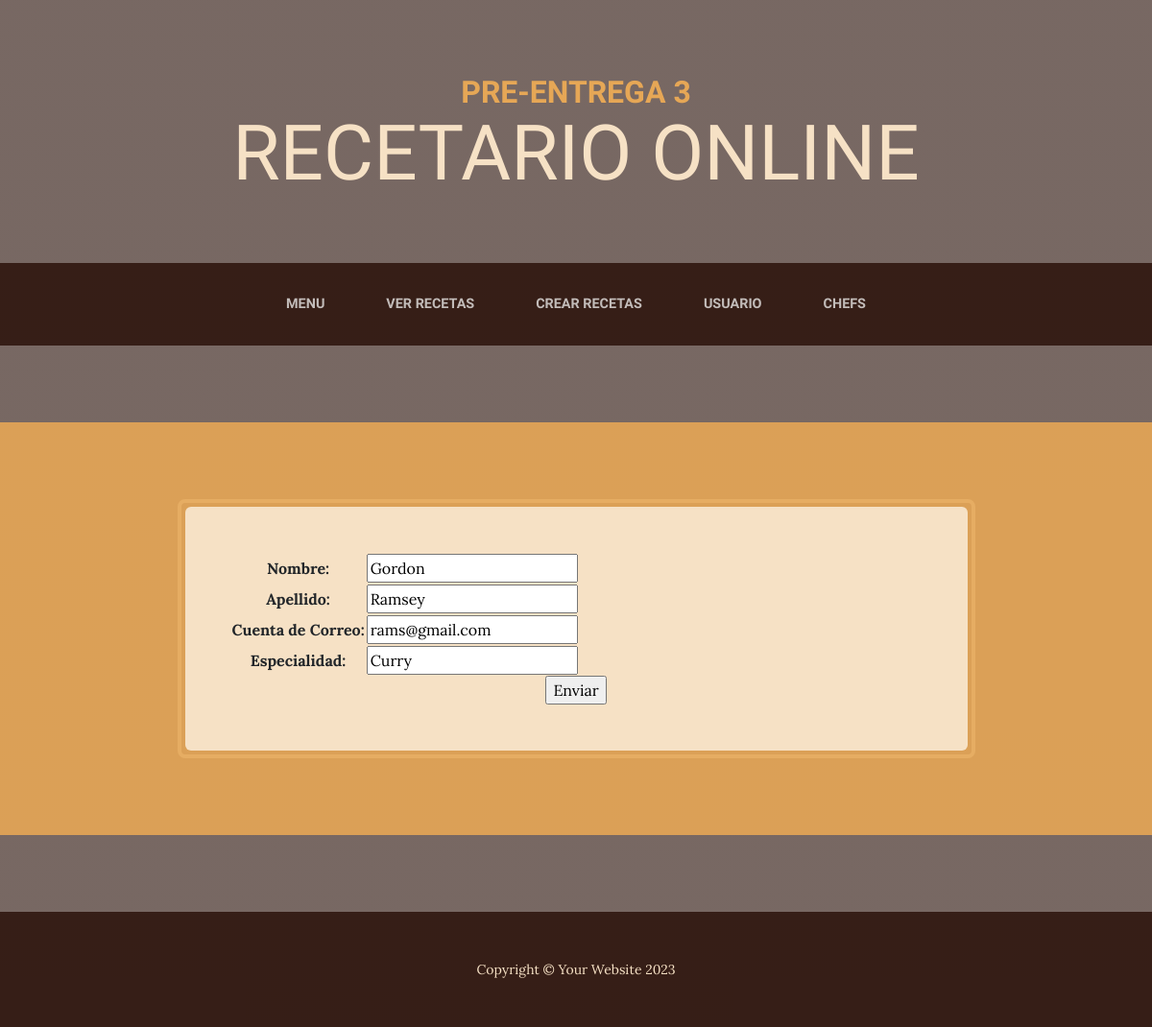
The page /aplicacion/chef_actualizar/3/ on the database its author committed.
### aplicacion/models.py (models this page shows, shortened)
class Chef(models.Model):
    nombre = models.CharField(max_length=50)
    apellido = models.CharField(max_length=50)
    email = models.EmailField()
    especialidad = models.CharField(max_length=50)
    class Meta:
        verbose_name = "Chef"
        verbose_name_plural = "Chefs"
        ordering = ['nombre']

### aplicacion/views.py (the view)
# urls.py: path('chef_actualizar/<id_chef>/', updateChef, name="chefActualizar"),
def updateChef(request, id_chef):
    chef = Chef.objects.get(id=id_chef)
    if request.method == "POST":
        miForm = Chef_Form(request.POST)
        if miForm.is_valid():
            chef.nombre = miForm.cleaned_data.get('nombre')
            chef.apellido = miForm.cleaned_data.get('apellido')
            chef.email = miForm.cleaned_data.get('email')
            chef.especialidad = miForm.cleaned_data.get('especialidad')
            chef.save()
            return redirect(reverse_lazy('chefs'))
    else:
        miForm = Chef_Form(initial={
            'nombre': chef.nombre,
            'apellido': chef.apellido,
            'email': chef.email,
            'especialidad': chef.especialidad,
        })
    return render(request, "aplicacion/chef_Form.html", {'form': miForm})

### aplicacion/forms.py
class Chef_Form(forms.Form):
    nombre = forms.CharField(max_length=50, required=True)
    apellido = forms.CharField(max_length=50, required=True)
    email = forms.EmailField(required=True, label="Cuenta de Correo")
    especialidad = forms.CharField(max_length=50, required=True)

### aplicacion/templates/aplicacion/chef_Form.html (shortened to what this page needs)
{% extends 'aplicacion/home3.html' %}
{% block cont_chef %}
<form action="" method="post">
    <table>
        {{ form.as_table }}
    </table>
    <input type="submit" value="Enviar">
</form>
{% endblock cont_chef %}

### rows shown on the page
Chef: nombre "Gordon", apellido "Ramsey", email "rams@gmail.com", especialidad "Curry"
